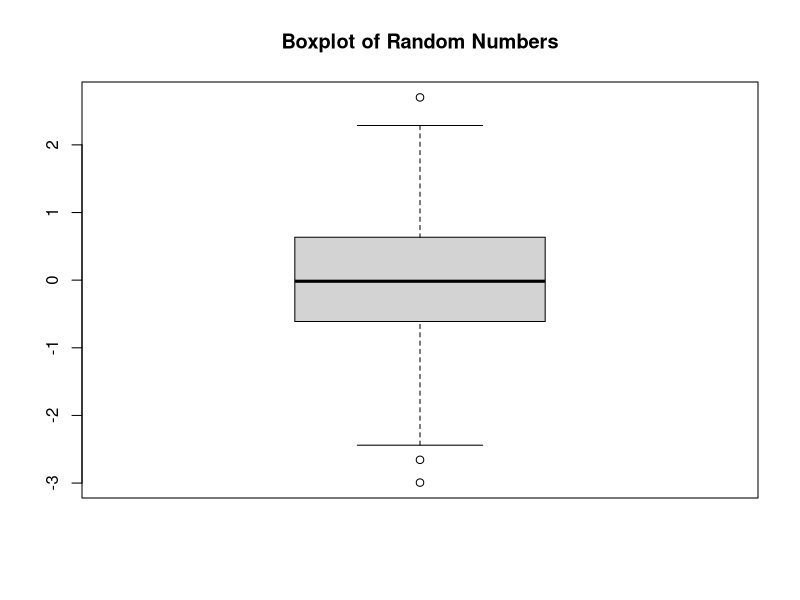

R code for this plot:
# Set a seed for reproducibility
set.seed(42)

# (1) Generate 200 normally distributed random numbers
random_numbers <- rnorm(200)

print(random_numbers)

# (2) Show the summary of the numbers using min, Q1, Median, Mean, Q3, and Max
summary_stats <- summary(random_numbers)
print(summary_stats)

# (3) Draw the boxplot of this data
boxplot(random_numbers, main = "Boxplot of Random Numbers")

# (4) Report the values of data points which lie beyond the extremes of the whiskers
# Calculate the interquartile range (IQR)
Q1 <- quantile(random_numbers, 0.25)
Q3 <- quantile(random_numbers, 0.75)
IQR <- Q3 - Q1

# Calculate the lower and upper bounds of the whiskers
lower_whisker <- Q1 - 1.5 * IQR
upper_whisker <- Q3 + 1.5 * IQR

# Identify the outliers
outliers <- random_numbers[random_numbers < lower_whisker | random_numbers > upper_whisker]

# Report the values of outliers
print("Outliers:")
print(outliers)


